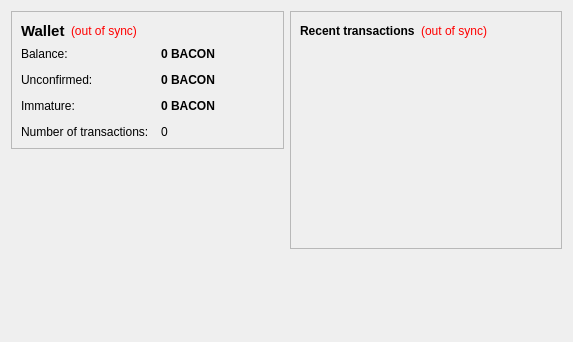
<?xml version="1.0" encoding="UTF-8"?>
<ui version="4.0">
 <class>OverviewPage</class>
 <widget class="QWidget" name="OverviewPage">
  <property name="geometry">
   <rect>
    <x>0</x>
    <y>0</y>
    <width>573</width>
    <height>342</height>
   </rect>
  </property>
  <property name="windowTitle">
   <string>Form</string>
  </property>
  <layout class="QHBoxLayout" name="horizontalLayout" stretch="1,1">
   <item>
    <layout class="QVBoxLayout" name="verticalLayout_2">
     <item>
      <widget class="QFrame" name="frame">
       <property name="frameShape">
        <enum>QFrame::StyledPanel</enum>
       </property>
       <property name="frameShadow">
        <enum>QFrame::Raised</enum>
       </property>
       <layout class="QVBoxLayout" name="verticalLayout_4">
        <item>
         <layout class="QHBoxLayout" name="horizontalLayout_4">
          <item>
           <widget class="QLabel" name="label_5">
            <property name="font">
             <font>
              <pointsize>11</pointsize>
              <weight>75</weight>
              <bold>true</bold>
             </font>
            </property>
            <property name="text">
             <string>Wallet</string>
            </property>
           </widget>
          </item>
          <item>
           <widget class="QLabel" name="labelWalletStatus">
            <property name="toolTip">
             <string>The displayed information may be out of date. Your wallet automatically synchronizes with the BaCoin network after a connection is established, but this process has not completed yet.</string>
            </property>
            <property name="styleSheet">
             <string notr="true">QLabel { color: red; }</string>
            </property>
            <property name="text">
             <string notr="true">(out of sync)</string>
            </property>
            <property name="alignment">
             <set>Qt::AlignLeading|Qt::AlignLeft|Qt::AlignVCenter</set>
            </property>
           </widget>
          </item>
          <item>
           <spacer name="horizontalSpacer_2">
            <property name="orientation">
             <enum>Qt::Horizontal</enum>
            </property>
            <property name="sizeHint" stdset="0">
             <size>
              <width>40</width>
              <height>20</height>
             </size>
            </property>
           </spacer>
          </item>
         </layout>
        </item>
        <item>
         <layout class="QFormLayout" name="formLayout_2">
          <property name="fieldGrowthPolicy">
           <enum>QFormLayout::AllNonFixedFieldsGrow</enum>
          </property>
          <property name="horizontalSpacing">
           <number>12</number>
          </property>
          <property name="verticalSpacing">
           <number>12</number>
          </property>
          <item row="0" column="0">
           <widget class="QLabel" name="label">
            <property name="text">
             <string>Balance:</string>
            </property>
           </widget>
          </item>
          <item row="0" column="1">
           <widget class="QLabel" name="labelBalance">
            <property name="font">
             <font>
              <weight>75</weight>
              <bold>true</bold>
             </font>
            </property>
            <property name="cursor">
             <cursorShape>IBeamCursor</cursorShape>
            </property>
            <property name="toolTip">
             <string>Your current balance</string>
            </property>
            <property name="text">
             <string notr="true">0 BACON</string>
            </property>
            <property name="textInteractionFlags">
             <set>Qt::LinksAccessibleByMouse|Qt::TextSelectableByKeyboard|Qt::TextSelectableByMouse</set>
            </property>
           </widget>
          </item>
          <item row="1" column="0">
           <widget class="QLabel" name="label_3">
            <property name="text">
             <string>Unconfirmed:</string>
            </property>
           </widget>
          </item>
          <item row="1" column="1">
           <widget class="QLabel" name="labelUnconfirmed">
            <property name="font">
             <font>
              <weight>75</weight>
              <bold>true</bold>
             </font>
            </property>
            <property name="cursor">
             <cursorShape>IBeamCursor</cursorShape>
            </property>
            <property name="toolTip">
             <string>Total of transactions that have yet to be confirmed, and do not yet count toward the current balance</string>
            </property>
            <property name="text">
             <string notr="true">0 BACON</string>
            </property>
            <property name="textInteractionFlags">
             <set>Qt::LinksAccessibleByMouse|Qt::TextSelectableByKeyboard|Qt::TextSelectableByMouse</set>
            </property>
           </widget>
          </item>
          <item row="3" column="0">
           <widget class="QLabel" name="label_2">
            <property name="text">
             <string>Number of transactions:</string>
            </property>
           </widget>
          </item>
          <item row="3" column="1">
           <widget class="QLabel" name="labelNumTransactions">
            <property name="toolTip">
             <string>Total number of transactions in wallet</string>
            </property>
            <property name="text">
             <string notr="true">0</string>
            </property>
           </widget>
          </item>
          <item row="2" column="0">
           <widget class="QLabel" name="labelImmatureText">
            <property name="text">
             <string>Immature:</string>
            </property>
           </widget>
          </item>
          <item row="2" column="1">
           <widget class="QLabel" name="labelImmature">
            <property name="font">
             <font>
              <weight>75</weight>
              <bold>true</bold>
             </font>
            </property>
            <property name="toolTip">
             <string>Mined balance that has not yet matured</string>
            </property>
            <property name="text">
             <string notr="true">0 BACON</string>
            </property>
            <property name="textInteractionFlags">
             <set>Qt::LinksAccessibleByMouse|Qt::TextSelectableByKeyboard|Qt::TextSelectableByMouse</set>
            </property>
           </widget>
          </item>
         </layout>
        </item>
       </layout>
      </widget>
     </item>
     <item>
      <spacer name="verticalSpacer">
       <property name="orientation">
        <enum>Qt::Vertical</enum>
       </property>
       <property name="sizeHint" stdset="0">
        <size>
         <width>20</width>
         <height>40</height>
        </size>
       </property>
      </spacer>
     </item>
    </layout>
   </item>
   <item>
    <layout class="QVBoxLayout" name="verticalLayout_3">
     <item>
      <widget class="QFrame" name="frame_2">
       <property name="frameShape">
        <enum>QFrame::StyledPanel</enum>
       </property>
       <property name="frameShadow">
        <enum>QFrame::Raised</enum>
       </property>
       <layout class="QVBoxLayout" name="verticalLayout">
        <item>
         <layout class="QHBoxLayout" name="horizontalLayout_2">
          <item>
           <widget class="QLabel" name="label_4">
            <property name="text">
             <string>&lt;b&gt;Recent transactions&lt;/b&gt;</string>
            </property>
           </widget>
          </item>
          <item>
           <widget class="QLabel" name="labelTransactionsStatus">
            <property name="toolTip">
             <string>The displayed information may be out of date. Your wallet automatically synchronizes with the BaCoin network after a connection is established, but this process has not completed yet.</string>
            </property>
            <property name="styleSheet">
             <string notr="true">QLabel { color: red; }</string>
            </property>
            <property name="text">
             <string notr="true">(out of sync)</string>
            </property>
            <property name="alignment">
             <set>Qt::AlignRight|Qt::AlignTrailing|Qt::AlignVCenter</set>
            </property>
           </widget>
          </item>
          <item>
           <spacer name="horizontalSpacer">
            <property name="orientation">
             <enum>Qt::Horizontal</enum>
            </property>
            <property name="sizeHint" stdset="0">
             <size>
              <width>40</width>
              <height>20</height>
             </size>
            </property>
           </spacer>
          </item>
         </layout>
        </item>
        <item>
         <widget class="QListView" name="listTransactions">
          <property name="styleSheet">
           <string notr="true">QListView { background: transparent; }</string>
          </property>
          <property name="frameShape">
           <enum>QFrame::NoFrame</enum>
          </property>
          <property name="verticalScrollBarPolicy">
           <enum>Qt::ScrollBarAlwaysOff</enum>
          </property>
          <property name="horizontalScrollBarPolicy">
           <enum>Qt::ScrollBarAlwaysOff</enum>
          </property>
          <property name="selectionMode">
           <enum>QAbstractItemView::NoSelection</enum>
          </property>
         </widget>
        </item>
       </layout>
      </widget>
     </item>
     <item>
      <spacer name="verticalSpacer_2">
       <property name="orientation">
        <enum>Qt::Vertical</enum>
       </property>
       <property name="sizeHint" stdset="0">
        <size>
         <width>20</width>
         <height>40</height>
        </size>
       </property>
      </spacer>
     </item>
    </layout>
   </item>
  </layout>
 </widget>
 <resources/>
 <connections/>
</ui>
